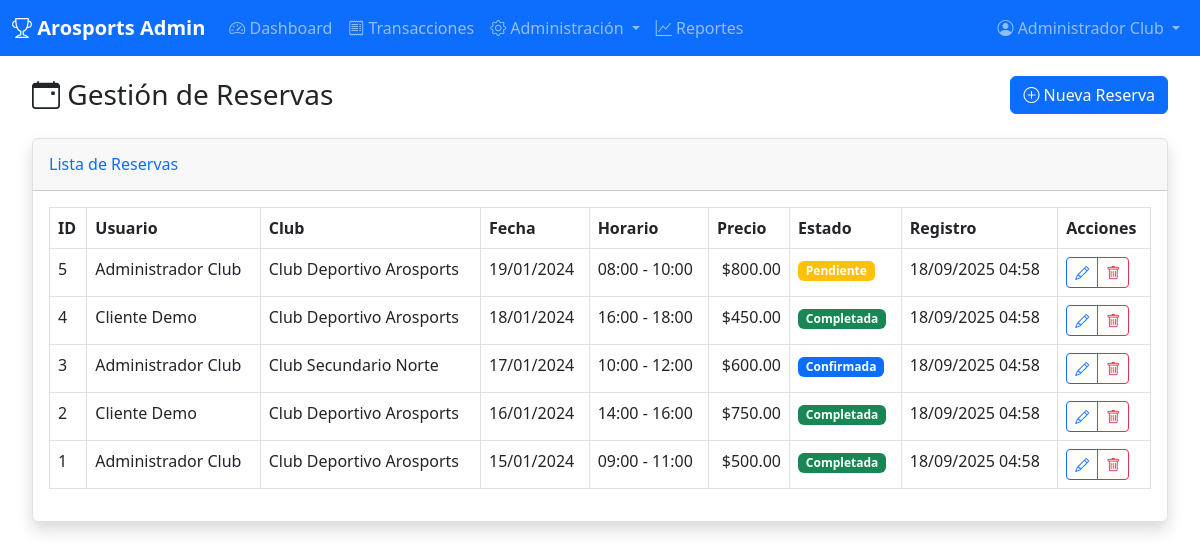
Page /admin/reservas (signed in) on the committed database.
### tables this page shows
CREATE TABLE `reservas` (
  `id` int(11) NOT NULL AUTO_INCREMENT,
  `usuario_id` int(11) NOT NULL,
  `club_id` int(11) DEFAULT NULL,
  `fraccionamiento_id` int(11) DEFAULT NULL,
  `empresa_id` int(11) DEFAULT NULL,
  `fecha_reserva` date NOT NULL,
  `hora_inicio` time NOT NULL,
  `hora_fin` time NOT NULL,
  `precio` decimal(10,2) NOT NULL DEFAULT 0.00,
  `estado` enum('pendiente','confirmada','cancelada','completada') DEFAULT 'pendiente',
  `observaciones` text DEFAULT NULL,
  `fecha_registro` timestamp DEFAULT CURRENT_TIMESTAMP,
  `fecha_actualizacion` timestamp DEFAULT CURRENT_TIMESTAMP ON UPDATE CURRENT_TIMESTAMP,
  PRIMARY KEY (`id`),
  FOREIGN KEY (`usuario_id`) REFERENCES `usuarios`(`id`) ON DELETE CASCADE,
  FOREIGN KEY (`club_id`) REFERENCES `clubes`(`id`) ON DELETE SET NULL,
  FOREIGN KEY (`fraccionamiento_id`) REFERENCES `fraccionamientos`(`id`) ON DELETE SET NULL,
  FOREIGN KEY (`empresa_id`) REFERENCES `empresas`(`id`) ON DELETE SET NULL
);

CREATE TABLE `usuarios` (
  `id` int(11) NOT NULL AUTO_INCREMENT,
  `nombre` varchar(100) NOT NULL,
  `email` varchar(100) UNIQUE NOT NULL,
  `password` varchar(255) NOT NULL,
  `tipo_usuario` enum('superadmin','admin','cliente') DEFAULT 'cliente',
  `telefono` varchar(20) DEFAULT NULL,
  `direccion` text DEFAULT NULL,
  `activo` tinyint(1) DEFAULT 1,
  `fecha_registro` timestamp DEFAULT CURRENT_TIMESTAMP,
  `fecha_actualizacion` timestamp DEFAULT CURRENT_TIMESTAMP ON UPDATE CURRENT_TIMESTAMP,
  PRIMARY KEY (`id`)
);

CREATE TABLE `clubes` (
  `id` int(11) NOT NULL AUTO_INCREMENT,
  `nombre` varchar(100) NOT NULL,
  `descripcion` text DEFAULT NULL,
  `direccion` text DEFAULT NULL,
  `telefono` varchar(20) DEFAULT NULL,
  `email` varchar(100) DEFAULT NULL,
  `activo` tinyint(1) DEFAULT 1,
  `fecha_registro` timestamp DEFAULT CURRENT_TIMESTAMP,
  `fecha_actualizacion` timestamp DEFAULT CURRENT_TIMESTAMP ON UPDATE CURRENT_TIMESTAMP,
  PRIMARY KEY (`id`)
);

### controllers/BaseController.php (called while the page is built, shortened)
<?php
class BaseController {
    public function __construct() {
        $database = new Database();
        $this->db = $database->getConnection();
    }
    protected function render($view, $data = []) {
        extract($data);
        include "views/{$view}.php";
        $content = ob_get_clean();
        include 'views/layouts/main.php';
    }
}
?>

### config/database.php (called while the page is built, shortened)
<?php
class Database {
    private $host = DB_HOST;
    private $db_name = DB_NAME;
    private $username = DB_USER;
    private $password = DB_PASS;
    private $charset = DB_CHARSET;
    public function getConnection() {
        $this->conn = null;
        try {
            $dsn = "mysql:host=" . $this->host . ";dbname=" . $this->db_name . ";charset=" . $this->charset;
            $this->conn = new PDO($dsn, $this->username, $this->password);
            $this->conn->setAttribute(PDO::ATTR_ERRMODE, PDO::ERRMODE_EXCEPTION);
        } catch(PDOException $exception) {
            echo "Error de conexión: " . $exception->getMessage();
        }
        return $this->conn;
    }
}
?>

### views/admin/reservas/list.php (the view, shortened to what this page needs)
<div class="container-fluid">
    <div class="d-sm-flex align-items-center justify-content-between mb-4">
        <h1 class="h3 mb-0 text-gray-800">
            <i class="bi bi-calendar-event"></i> Gestión de Reservas
        </h1>
        <a href="<?= BASE_URL ?>/admin/reservas?action=create" class="btn btn-primary">
            <i class="bi bi-plus-circle"></i> Nueva Reserva
        </a>
    </div>
    <div class="card shadow mb-4">
        <div class="card-header py-3">
            <h6 class="m-0 font-weight-bold text-primary">Lista de Reservas</h6>
        </div>
        <div class="card-body">
            <div class="table-responsive">
                <table class="table table-bordered" width="100%" cellspacing="0">
                    <thead>
                        <tr>
                            <th>ID</th>
                            <th>Usuario</th>
                            <th>Club</th>
                            <th>Fecha</th>
                            <th>Horario</th>
                            <th>Precio</th>
                            <th>Estado</th>
                            <th>Registro</th>
                            <th>Acciones</th>
                        </tr>
                    </thead>
                    <tbody>
                        <?php foreach ($reservas as $reserva): ?>
                        <tr>
                            <td><?= $reserva['id'] ?></td>
                            <td><?= htmlspecialchars($reserva['usuario_nombre'] ?? 'N/A') ?></td>
                            <td><?= htmlspecialchars($reserva['club_nombre'] ?? 'Sin Club') ?></td>
                            <td><?= date('d/m/Y', strtotime($reserva['fecha_reserva'])) ?></td>
                            <td>
                                <?= date('H:i', strtotime($reserva['hora_inicio'])) ?> -
                                <?= date('H:i', strtotime($reserva['hora_fin'])) ?>
                            </td>
                            <td class="text-end">$<?= number_format($reserva['precio'], 2) ?></td>
                            <td>
                                <span class="badge bg-<?= getStatusColor($reserva['estado']) ?>">
                                    <?= ucfirst($reserva['estado']) ?>
                                </span>
                            </td>
                            <td><?= date('d/m/Y H:i', strtotime($reserva['fecha_registro'])) ?></td>
                            <td>
                                <div class="btn-group" role="group">
                                    <a href="<?= BASE_URL ?>/admin/reservas?action=edit&id=<?= $reserva['id'] ?>"
                                       class="btn btn-sm btn-outline-primary" title="Editar">
                                        <i class="bi bi-pencil"></i>
                                    </a>
                                    <button type="button"
                                            class="btn btn-sm btn-outline-danger delete-btn"
                                            data-id="<?= $reserva['id'] ?>"
                                            data-info="Reserva #<?= $reserva['id'] ?> - <?= htmlspecialchars($reserva['usuario_nombre'] ?? '') ?>"
                                            title="Eliminar">
                                        <i class="bi bi-trash"></i>
                                    </button>
                                </div>
                            </td>
                        </tr>
                        <?php endforeach; ?>
                    </tbody>
                </table>
            </div>
        </div>
    </div>
</div>
<?php
function getStatusColor($estado) {
    switch ($estado) {
        case 'completada': return 'success';
        case 'confirmada': return 'primary';
        case 'pendiente': return 'warning';
    }
}
?>

### index.php (shortened to what this page needs)
<?php
require_once 'config/database.php';
class Router {
    private $routes = [];
    public function __construct() {
        $this->routes = [
            '' => ['controller' => 'HomeController', 'action' => 'index'],
            'home' => ['controller' => 'HomeController', 'action' => 'index'],
            'login' => ['controller' => 'AuthController', 'action' => 'login'],
            'logout' => ['controller' => 'AuthController', 'action' => 'logout'],
            'dashboard' => ['controller' => 'DashboardController', 'action' => 'index'],
            'admin/usuarios' => ['controller' => 'AdminController', 'action' => 'usuarios'],
            'admin/clubes' => ['controller' => 'AdminController', 'action' => 'clubes'],
            'admin/fraccionamientos' => ['controller' => 'AdminController', 'action' => 'fraccionamientos'],
            'admin/empresas' => ['controller' => 'AdminController', 'action' => 'empresas'],
            'admin/reservas' => ['controller' => 'AdminController', 'action' => 'reservas'],
            'admin/transacciones' => ['controller' => 'TransaccionesController', 'action' => 'index'],
            'reportes' => ['controller' => 'ReportesController', 'action' => 'index'],
            'test-db' => ['controller' => 'TestController', 'action' => 'database']
        ];
    }
    public function dispatch() {
        $url = $this->getCurrentUrl();
        if (isset($this->routes[$url])) {
            $route = $this->routes[$url];
            $controllerName = $route['controller'];
            $actionName = $route['action'];
            $controllerFile = 'controllers/' . $controllerName . '.php';
            if (file_exists($controllerFile)) {
                if (class_exists($controllerName)) {
                    $controller = new $controllerName();
                    if (method_exists($controller, $actionName)) {
                        $controller->$actionName();
                        return;
                    }
                }
            }
        }
    }
    private function getCurrentUrl() {
        $url = $_SERVER['REQUEST_URI'];
        $url = parse_url($url, PHP_URL_PATH);
        $url = trim($url, '/');
        $basePath = parse_url(BASE_URL, PHP_URL_PATH);
        return $url;
    }
}
$router = new Router();
$router->dispatch();
?>

### controllers/AdminController.php (shortened to what this page needs)
<?php
require_once 'BaseController.php';
class AdminController extends BaseController {
    public function reservas() {
        $action = $_GET['action'] ?? 'list';
        switch ($action) {
            default:
                $this->listReservas();
                break;
        }
    }
    private function listReservas() {
        try {
            $stmt = $this->db->query("
                SELECT r.*,
                       u.nombre as usuario_nombre,
                       c.nombre as club_nombre,
                       f.nombre as fraccionamiento_nombre,
                       e.nombre as empresa_nombre
                FROM reservas r
                LEFT JOIN usuarios u ON r.usuario_id = u.id
                LEFT JOIN clubes c ON r.club_id = c.id
                LEFT JOIN fraccionamientos f ON r.fraccionamiento_id = f.id
                LEFT JOIN empresas e ON r.empresa_id = e.id
                ORDER BY r.fecha_reserva DESC, r.hora_inicio DESC
            ");
            $reservas = $stmt->fetchAll(PDO::FETCH_ASSOC);
            $this->render('admin/reservas/list', [
                'title' => 'Gestión de Reservas - ' . APP_NAME,
                'reservas' => $reservas
            ]);
        } catch (PDOException $e) {
            error_log('Error listando reservas: ' . $e->getMessage());
            $this->render('admin/reservas/list', [
                'title' => 'Gestión de Reservas - ' . APP_NAME,
                'reservas' => [],
                'error' => 'Error al cargar reservas'
            ]);
        }
    }
}
?>

### views/layouts/main.php (shortened to what this page needs)
<!DOCTYPE html>
<html lang="es">
<head>
    <link href="https://cdn.jsdelivr.net/npm/bootstrap@5.3.0/dist/css/bootstrap.min.css" rel="stylesheet">
    <link href="https://cdn.jsdelivr.net/npm/bootstrap-icons@1.10.0/font/bootstrap-icons.css" rel="stylesheet">
</head>
<body>
    <?php if (isset($_SESSION['user_id'])): ?>
    <nav class="navbar navbar-expand-lg navbar-dark bg-primary">
        <div class="container-fluid">
            <a class="navbar-brand" href="<?= BASE_URL ?>">
                <i class="bi bi-trophy"></i> <?= APP_NAME ?>
            </a>
            <div class="collapse navbar-collapse" id="navbarNav">
                <ul class="navbar-nav me-auto">
                    <li class="nav-item">
                        <a class="nav-link" href="<?= BASE_URL ?>/dashboard">
                            <i class="bi bi-speedometer2"></i> Dashboard
                        </a>
                    </li>
                    <li class="nav-item">
                        <a class="nav-link" href="<?= BASE_URL ?>/admin/transacciones">
                            <i class="bi bi-receipt"></i> Transacciones
                        </a>
                    </li>
                    <?php if (in_array($_SESSION['user_role'], ['superadmin', 'admin'])): ?>
                    <li class="nav-item dropdown">
                        <a class="nav-link dropdown-toggle" href="#" id="adminDropdown" role="button" data-bs-toggle="dropdown">
                            <i class="bi bi-gear"></i> Administración
                        </a>
                    </li>
                    <li class="nav-item">
                        <a class="nav-link" href="<?= BASE_URL ?>/reportes">
                            <i class="bi bi-graph-up"></i> Reportes
                        </a>
                    </li>
                    <?php endif; ?>
                </ul>
                <ul class="navbar-nav">
                    <li class="nav-item dropdown">
                        <a class="nav-link dropdown-toggle" href="#" id="userDropdown" role="button" data-bs-toggle="dropdown">
                            <i class="bi bi-person-circle"></i> <?= $_SESSION['user_name'] ?>
                        </a>
                    </li>
                </ul>
            </div>
        </div>
    </nav>
    <?php endif; ?>
    <div class="<?= isset($_SESSION['user_id']) ? 'main-content' : '' ?>">
        <?= $content ?>
    </div>
</body>
</html>

### views/layouts/main.php (style rules this page uses)
.navbar-brand { font-weight: bold; }
.main-content { padding: 20px; }
.card { box-shadow: 0 0.125rem 0.25rem rgba(0, 0, 0, 0.075); border: 1px solid #dee2e6; }

### rows in the picture
reservas: id "5", usuario.nombre "Administrador Club", club.nombre "Club Deportivo Arosports", fecha_reserva "19/01/2024", hora_inicio "08:00", hora_fin "10:00", precio "800.00", estado "Pendiente", fecha_registro "18/09/2025 04:58"
reservas: id "4", usuario.nombre "Cliente Demo", club.nombre "Club Deportivo Arosports", fecha_reserva "18/01/2024", hora_inicio "16:00", hora_fin "18:00", precio "450.00", estado "Completada", fecha_registro "18/09/2025 04:58"
reservas: id "3", usuario.nombre "Administrador Club", club.nombre "Club Secundario Norte", fecha_reserva "17/01/2024", hora_inicio "10:00", hora_fin "12:00", precio "600.00", estado "Confirmada", fecha_registro "18/09/2025 04:58"
reservas: id "2", usuario.nombre "Cliente Demo", club.nombre "Club Deportivo Arosports", fecha_reserva "16/01/2024", hora_inicio "14:00", hora_fin "16:00", precio "750.00", estado "Completada", fecha_registro "18/09/2025 04:58"
reservas: id "1", usuario.nombre "Administrador Club", club.nombre "Club Deportivo Arosports", fecha_reserva "15/01/2024", hora_inicio "09:00", hora_fin "11:00", precio "500.00", estado "Completada", fecha_registro "18/09/2025 04:58"

### other values in the picture
APP_NAME "Arosports Admin"
$_SESSION['user_name'] "Administrador Club"
